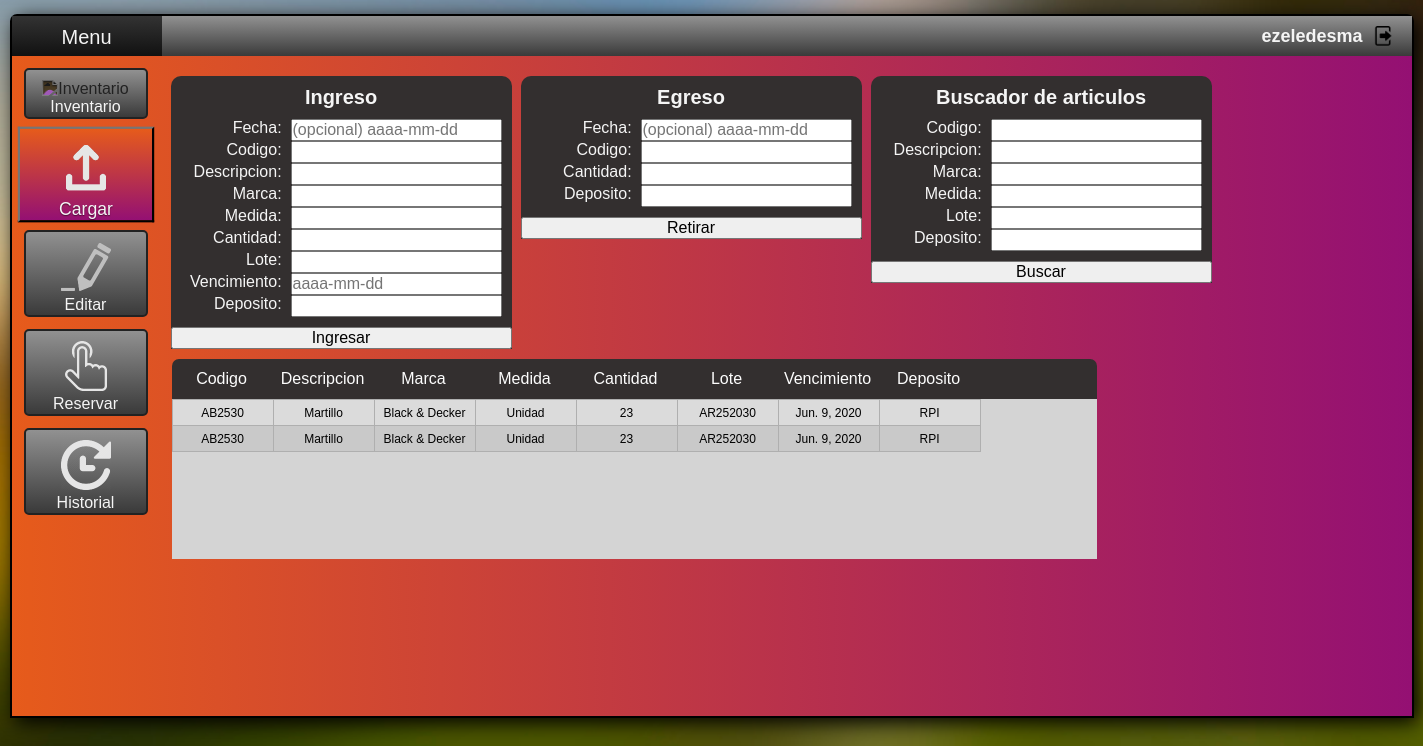
The page /cargar (signed in) on the database as committed earlier.
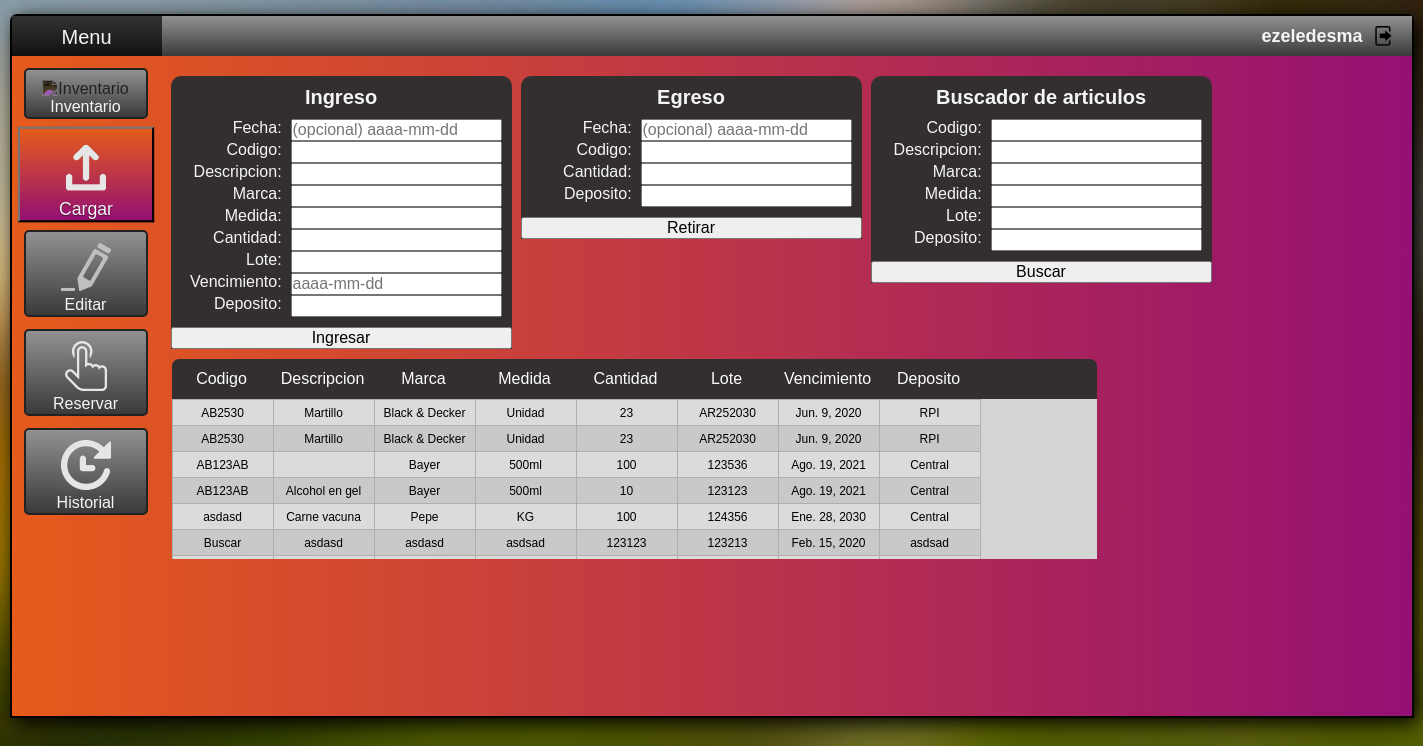
The same page on the database as committed later.
### Sistema_Gestion_App/models.py (models this page shows, shortened)
class Historial (models.Model):
    fecha=models.DateField(blank=True)
    operacion=models.CharField(max_length=20)
    codigo=models.CharField(max_length=30)
    descripcion=models.CharField(max_length=40)
    marca=models.CharField(max_length=20)
    medida=models.CharField(max_length=20)
    cantidad=models.IntegerField()
    lote=models.CharField(max_length=20)
    vencimiento=models.DateField()
    deposito=models.CharField(max_length=30)
    remito=models.CharField(max_length=20)
    usuario=models.CharField(max_length=20)
    timestamp=models.DateTimeField(auto_now=True)

### Sistema_Gestion_App/views.py (the view, shortened to what this page needs)
# urls.py: path('cargar', views.cargar, name="Cargar"),
@login_required
def cargar (request):
    global historiales
    historiales=Historial()
    historiales=Historial.objects.filter(descripcion__icontains="")
    return render(request, "inventario/cargar.html",{"historiales":historiales})

### Sistema_Gestion_App/templates/inventario/cargar.html (shortened to what the changed rows need)
<!doctype html>
<html>
<head>
{% load static %}
{% include 'links.html' %}
<link rel="stylesheet" href="{% static 'css/cargar.css' %}"/>
<link rel="stylesheet" href="{% static 'css/inventario.css' %}"/>
</head>
<body>
<div id="centrar">
{% include 'cabecera.html' %}
<section>
    <div class="tabla">
        <div class="content">
        <table>
            <tbody>
                {% for historial in historiales %}
                <tr>
                    <td>{{historial.codigo}}</td>
                    <td>{{historial.descripcion}}</td>
                    <td>{{historial.marca}}</td>
                    <td>{{historial.medida}}</td>
                    <td>{{historial.cantidad}}</td>
                    <td>{{historial.lote}}</td>
                    <td>{{historial.vencimiento}}</td>
                    <td>{{historial.deposito}}</td>
                </tr>
                {% endfor %}
            </tbody>
        </table>
        </div>
    </div>
</section>
</div>
</body>
</html>

Rows that differ between the two databases and show on the page:
added Historial: codigo "AB123AB", marca "Bayer", medida "500ml", cantidad "100", lote "123536", vencimiento "Ago. 19, 2021", deposito "Central"
added Historial: codigo "AB123AB", descripcion "Alcohol en gel", marca "Bayer", medida "500ml", cantidad "10", lote "123123", vencimiento "Ago. 19, 2021", deposito "Central"
added Historial: codigo "asdasd", descripcion "Carne vacuna", marca "Pepe", medida "KG", cantidad "100", lote "124356", vencimiento "Ene. 28, 2030", deposito "Central"
added Historial: codigo "Buscar", descripcion "asdasd", marca "asdasd", medida "asdsad", cantidad "123123", lote "123213", vencimiento "Feb. 15, 2020", deposito "asdsad"
